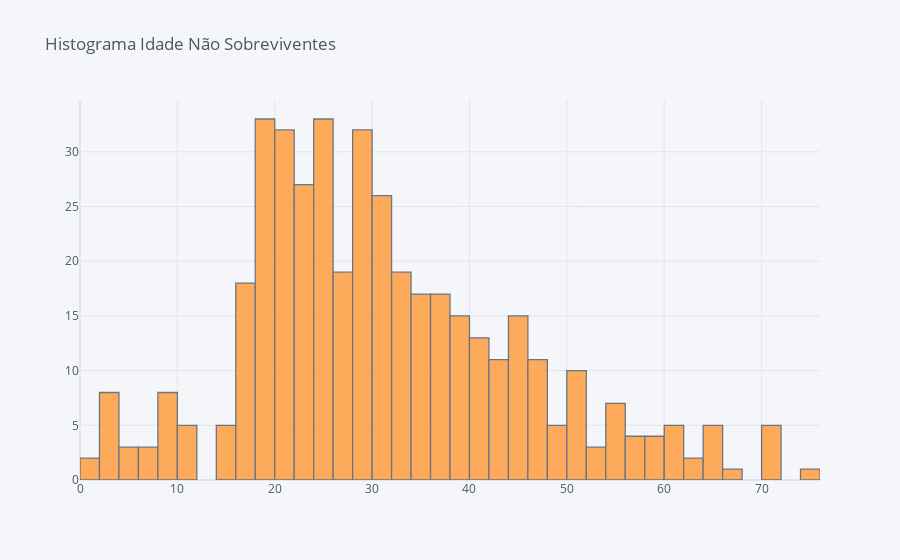
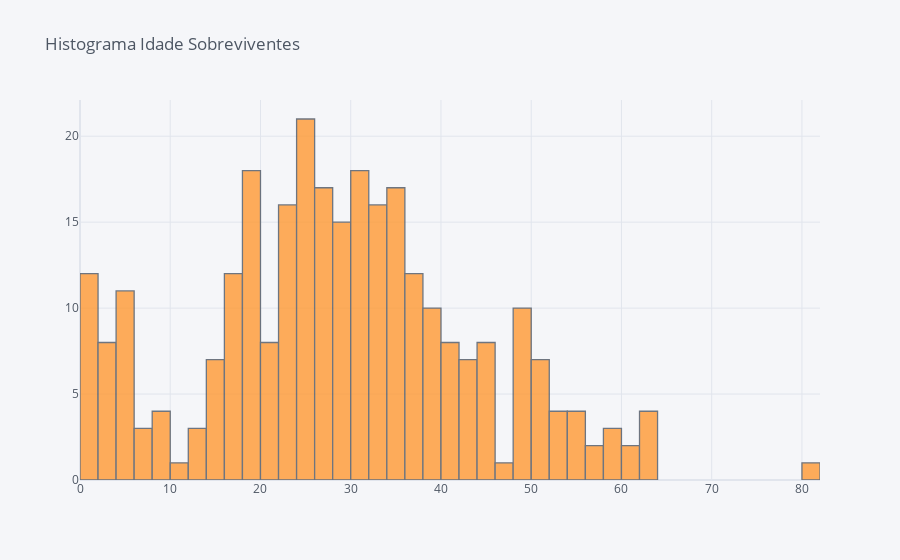

Source (notebook cell) for these figures, in order:
### Markdown cell above
#####  IDADE

### Code cell
train.query('Survived == 0')['Age'].iplot(kind='hist', title='Histograma Idade Não Sobreviventes', bins = 50)
train.query('Survived == 1')['Age'].iplot(kind='hist', title='Histograma Idade Sobreviventes', bins = 50)

### Figure 1 — Plotly figure (JSON) as saved in the notebook; plotly's stock layout.template omitted (floating-point values rounded to 4 significant figures; data arrays with more than 128 entries replaced by an {"elided": "..."} marker saying what was removed)
{"data": [{"histfunc": "count", "histnorm": "", "marker": {"color": "rgba(255, 153, 51, 1.0)", "line": {"color": "#4D5663", "width": 1.3}}, "name": "Age", "nbinsx": 50, "opacity": 0.8, "orientation": "v", "type": "histogram", "x": {"elided": "549 float values"}}], "layout": {"barmode": "overlay", "legend": {"bgcolor": "#F5F6F9", "font": {"color": "#4D5663"}}, "paper_bgcolor": "#F5F6F9", "plot_bgcolor": "#F5F6F9", "title": {"font": {"color": "#4D5663"}, "text": "Histograma Idade Não Sobreviventes"}, "xaxis": {"gridcolor": "#E1E5ED", "showgrid": true, "tickfont": {"color": "#4D5663"}, "title": {"font": {"color": "#4D5663"}, "text": ""}, "zerolinecolor": "#E1E5ED"}, "yaxis": {"gridcolor": "#E1E5ED", "showgrid": true, "tickfont": {"color": "#4D5663"}, "title": {"font": {"color": "#4D5663"}, "text": ""}, "zerolinecolor": "#E1E5ED"}}}

### Figure 2 — Plotly figure (JSON) as saved in the notebook; plotly's stock layout.template omitted (floating-point values rounded to 4 significant figures; data arrays with more than 128 entries replaced by an {"elided": "..."} marker saying what was removed)
{"data": [{"histfunc": "count", "histnorm": "", "marker": {"color": "rgba(255, 153, 51, 1.0)", "line": {"color": "#4D5663", "width": 1.3}}, "name": "Age", "nbinsx": 50, "opacity": 0.8, "orientation": "v", "type": "histogram", "x": {"elided": "342 float values"}}], "layout": {"barmode": "overlay", "legend": {"bgcolor": "#F5F6F9", "font": {"color": "#4D5663"}}, "paper_bgcolor": "#F5F6F9", "plot_bgcolor": "#F5F6F9", "title": {"font": {"color": "#4D5663"}, "text": "Histograma Idade Sobreviventes"}, "xaxis": {"gridcolor": "#E1E5ED", "showgrid": true, "tickfont": {"color": "#4D5663"}, "title": {"font": {"color": "#4D5663"}, "text": ""}, "zerolinecolor": "#E1E5ED"}, "yaxis": {"gridcolor": "#E1E5ED", "showgrid": true, "tickfont": {"color": "#4D5663"}, "title": {"font": {"color": "#4D5663"}, "text": ""}, "zerolinecolor": "#E1E5ED"}}}
